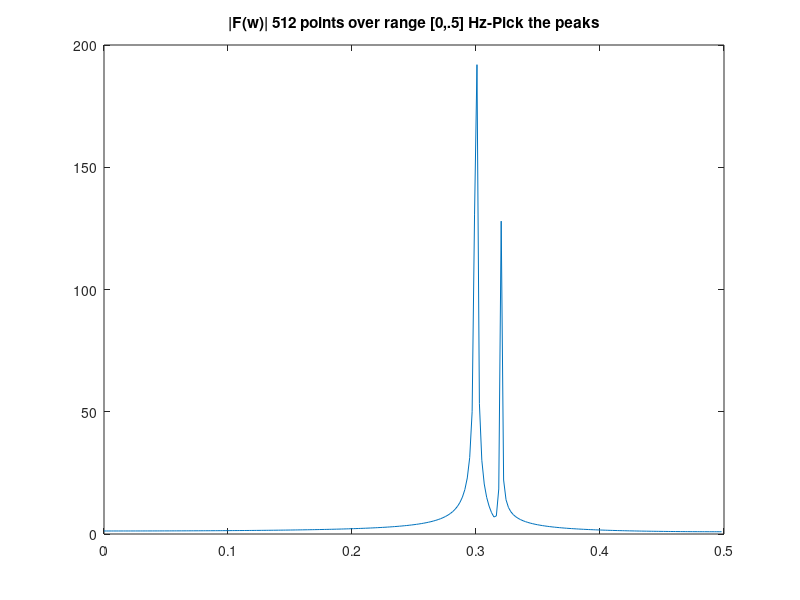

Recreate this plot in MATLAB.
% P9_8.M  Compare the FFT for various values of N
%
% Separate two signals at .3 Hz and .32 Hz using
%  ginput to select peaks  
T=1		% T=1 sec
k=0:T:(512-1)*T;			% Sampling at T=1 second 
%    fmin= 1/NT   fmax=N*(1/NT)/2 = 1/2T
ft=sin(0.6*pi*k) + 0.5*sin(0.64*pi*k);  % The function sampled every second.
N=64
Fw1=abs(fft(ft,N));	% Take N=64; Result is column vector
% Plot with pause between	
faxis=(0:N-1)/(N*T);
plot(faxis,Fw1)		% Convert to frequency scale
title('|F(w)| for 64 points')
pause
%
N=128
Fw2=abs(fft(ft,N));		% Take N=64; Result is column vector
faxis=(0:N-1)/(N*T);		% Convert to frequency scale
plot(faxis,Fw2)
title('|F(w)| for 128 points')
pause
%
N=256
Fw3=abs(fft(ft,N));		% Take N=64; Result is column vector
faxis=(0:N-1)/(N*T);		% Convert to frequency scale
plot(faxis,Fw3)
title('|F(w)| for 256 points')
pause
%
N=512
Fw4=abs(fft(ft,N));		% Take N=64; Result is column vector
faxis=(0:N-1)/(N*T);		% Convert to frequency scale
plot(faxis,Fw4)
title('|F(w)| for 512 points')
pause
% Plot half range and find frequencies (Move mouse to peak}
N=512/2
faxis2=faxis(1:256);
Fw42=Fw4(1:256);
fprintf(' On next plot, pick off the peaks\n')
pause
plot(faxis2,Fw42)
title('|F(w)| 512 points over range [0,.5] Hz-Pick the peaks')
fprintf('Frequency in Hertz and |F(w)|\n')
[x,y]=ginput;	% Pick points
[x,y]
%
% Add initial comments to explain the use of ginput.
%
